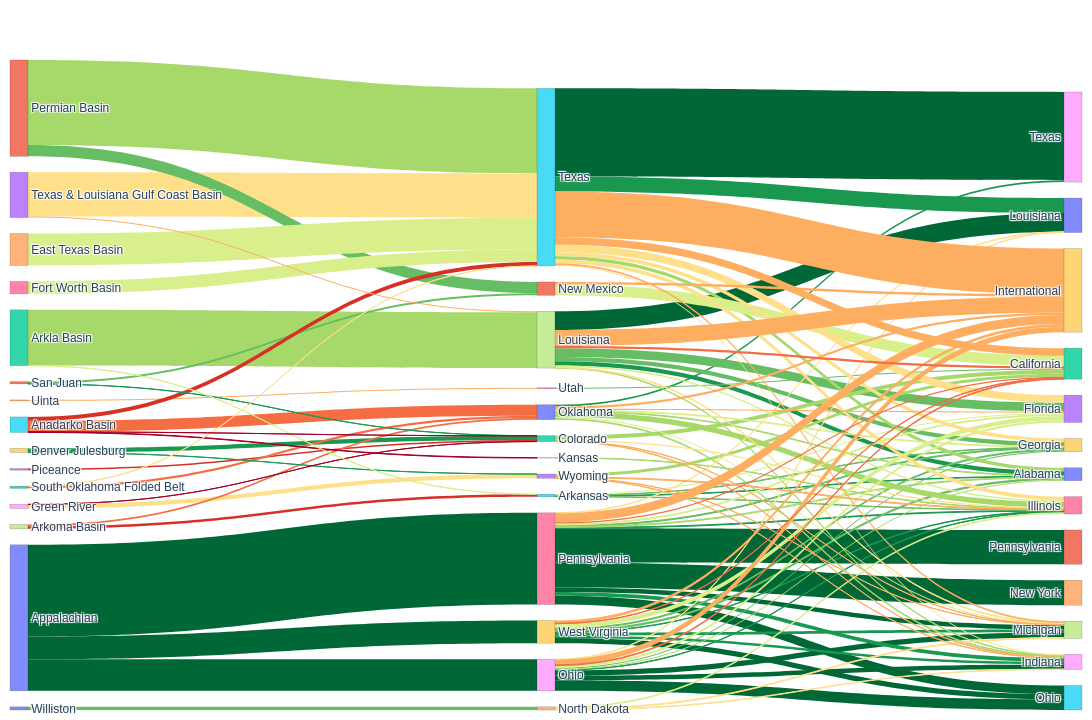

Notebook code for this chart:
### Markdown cell above
# abstract figure

### Code cell
import pandas as pd
import numpy as np
from pathlib import Path
import plotly.graph_objects as go
from plotly.colors import sample_colorscale

# ---------- Load data ----------
prod_path = Path("/Users/spencerzhang/GitHub/PhD/North-America-Gas-2021/revision_data/figure/plot_df/abstract_prod.csv")
flow_path = Path("/Users/spencerzhang/GitHub/PhD/North-America-Gas-2021/revision_data/midstream_state_level/flows_with_midstream_ef.csv")

prod_df = pd.read_csv(prod_path)
flow_df = pd.read_csv(flow_path)

# Required columns
req_prod = ["Basin", "prod_state", "Gas_mmcf", "CI"]
req_flow = ["source", "destination", "transported_gas", "midstream_EF_g_MJ"]
for col in req_prod:
    if col not in prod_df.columns:
        raise ValueError(f"Missing column '{col}' in abstract_prod.csv")
for col in req_flow:
    if col not in flow_df.columns:
        raise ValueError(f"Missing column '{col}' in flows_with_midstream_ef.csv")

# Coerce numerics
prod_df["Gas_mmcf"] = pd.to_numeric(prod_df["Gas_mmcf"], errors="coerce").fillna(0.0)
prod_df["CI"] = pd.to_numeric(prod_df["CI"], errors="coerce")
flow_df["transported_gas"] = pd.to_numeric(flow_df["transported_gas"], errors="coerce").fillna(0.0)
flow_df["midstream_EF_g_MJ"] = pd.to_numeric(flow_df["midstream_EF_g_MJ"], errors="coerce")

# Align naming
flow_df = flow_df.rename(columns={"source": "prod_state"})

# (Optional) ensure unique pairs; comment out if you want to preserve duplicates
prod_df = prod_df.drop_duplicates(subset=["Basin", "prod_state"])
prod_df['Basin'] = prod_df['Basin'].str.title()
prod_df['Basin'] = prod_df['Basin'].replace('Gom', 'Gulf of Mexico')
prod_df['Basin'] = prod_df['Basin'].replace('Ft Worth Basin', 'Fort Worth Basin')

flow_df = flow_df.drop_duplicates(subset=["prod_state", "destination"])

# ---------------- 2) Filters: top 15 basins & top 10 destinations ----------------
top15_basins = (
    prod_df.groupby("Basin")["Gas_mmcf"]
           .sum()
           .sort_values(ascending=False)
           .head(15)
           .index
           .tolist()
)
prod_df = prod_df[prod_df["Basin"].isin(top15_basins)]

top10_dests = (
    flow_df.groupby("destination")["transported_gas"]
           .sum()
           .sort_values(ascending=False)
           .head(13)
           .index
           .tolist()
)
flow_df = flow_df[flow_df["destination"].isin(top10_dests)]

# Keep only middle nodes present in both after filtering
valid_states = set(prod_df["prod_state"]).intersection(set(flow_df["prod_state"]))
prod_df = prod_df[prod_df["prod_state"].isin(valid_states)]
flow_df = flow_df[flow_df["prod_state"].isin(valid_states)]

if prod_df.empty or flow_df.empty:
    raise ValueError("After filtering, one or both datasets are empty. Relax thresholds or check input files.")

# ---------------- 3) Match inflow/outflow at middle nodes by scaling ----------------
in_totals = prod_df.groupby("prod_state")["Gas_mmcf"].sum()
out_totals = flow_df.groupby("prod_state")["transported_gas"].sum()

# For each prod_state, scale both sides to the smaller of in vs out
scale_in = {}
scale_out = {}
for state in sorted(valid_states):
    inflow = float(in_totals.get(state, 0.0))
    outflow = float(out_totals.get(state, 0.0))
    if inflow <= 0 or outflow <= 0:
        # If one side is zero, leave values as-is (they'll be zero anyway)
        scale_in[state] = 1.0
        scale_out[state] = 1.0
    else:
        target = min(inflow, outflow)
        scale_in[state] = target / inflow
        scale_out[state] = target / outflow

prod_df = prod_df.assign(Gas_mmcf_scaled=prod_df.apply(lambda r: r["Gas_mmcf"] * scale_in[r["prod_state"]], axis=1))
flow_df = flow_df.assign(transported_gas_scaled=flow_df.apply(lambda r: r["transported_gas"] * scale_out[r["prod_state"]], axis=1))

# ---------------- 4) Order nodes by total Gas_mmcf (right uses scaled transported_gas) ----------------
basin_order = (
    prod_df.groupby("Basin")["Gas_mmcf_scaled"]
           .sum()
           .sort_values(ascending=False)
           .index
           .tolist()
)
middle_order = (
    prod_df.groupby("prod_state")["Gas_mmcf_scaled"]
           .sum()
           .sort_values(ascending=False)
           .index
           .tolist()
)
dest_order = (
    flow_df.groupby("destination")["transported_gas_scaled"]
           .sum()
           .sort_values(ascending=False)
           .index
           .tolist()
)

labels = basin_order + middle_order + dest_order
idx_basin  = {b: i for i, b in enumerate(basin_order)}
idx_middle = {m: i + len(basin_order) for i, m in enumerate(middle_order)}
idx_dest   = {d: i + len(basin_order) + len(middle_order) for i, d in enumerate(dest_order)}

# ---------------- 5) Discrete color helpers (SEPARATE scales for bs and sd) ----------------
def assign_discrete_colors(values, bin_edges, bin_colors):
    vals = np.asarray(values, dtype=float)
    # digitize to 0..n_bins-1
    idx = np.digitize(vals, bin_edges, right=True)
    idx = np.clip(idx, 0, len(bin_colors) - 1)
    return [bin_colors[i] for i in idx]

def build_legend_labels(all_vals, bin_edges):
    labels = []
    lo = float(np.nanmin(all_vals))
    for edge in bin_edges:
        labels.append(f"{lo:.2f} – {edge:.2f}")
        lo = float(edge)
    labels.append(f"{lo:.2f} – {float(np.nanmax(all_vals)):.2f}")
    return labels

# --- Basin→State (bs) scale from CI only ---
bs_metric_series = prod_df["CI"].astype(float)
bs_all = bs_metric_series.values
# 9 edges → 10 bins; you can replace with fixed thresholds if you prefer
bs_bin_edges = np.nanquantile(bs_all, [i/10 for i in range(1, 10)])
# 10-color palette for bs (greens→reds)
bs_bin_colors = [
    "#006837", "#1a9850", "#66bd63", "#a6d96a", "#d9ef8b",
    "#fee08b", "#fdae61", "#f46d43", "#d73027", "#a50026"
]
bs_colors = assign_discrete_colors(bs_metric_series.tolist(), bs_bin_edges, bs_bin_colors)
bs_legend_labels = build_legend_labels(bs_all, bs_bin_edges)  # if you want a legend

# --- State→Destination (sd) scale from midstream_EF_g_MJ only ---
sd_metric_series = flow_df["midstream_EF_g_MJ"].astype(float)
sd_all = sd_metric_series.values
sd_bin_edges = np.nanquantile(sd_all, [i/8 for i in range(1, 8)])
# 10-color palette for sd (choose a distinct scheme to visually separate scales)
sd_bin_colors = [
    "#006837", "#1a9850", "#66bd63", "#a6d96a", "#d9ef8b",
    "#fee08b", "#fdae61", "#f46d43"
]
sd_colors = assign_discrete_colors(sd_metric_series.tolist(), sd_bin_edges, sd_bin_colors)
sd_legend_labels = build_legend_labels(sd_all, sd_bin_edges)  # if you want a legend


# ---------------- 6) Build Sankey link arrays ----------------
# Left → Middle
bs_sources = prod_df["Basin"].map(idx_basin).tolist()
bs_targets = prod_df["prod_state"].map(idx_middle).tolist()
bs_values  = prod_df["Gas_mmcf_scaled"].astype(float).tolist()
#bs_colors  = to_colors(prod_df["CI"].tolist(), "RdYlGn_r")  # CI colors

# Middle → Right
sd_sources = flow_df["prod_state"].map(idx_middle).tolist()
sd_targets = flow_df["destination"].map(idx_dest).tolist()
sd_values  = flow_df["transported_gas_scaled"].astype(float).tolist()
#sd_colors  = to_colors(flow_df["midstream_EF_g_MJ"].tolist(), "RdYlGn_r")  # midstream_EF colors

sources_idx = bs_sources + sd_sources
targets_idx = bs_targets + sd_targets
values_flow = bs_values  + sd_values
link_colors = bs_colors  + sd_colors

# Hover data
bs_custom = np.column_stack([
    prod_df["Basin"].astype(str).values,
    prod_df["prod_state"].astype(str).values,
    np.asarray(bs_values, dtype=float),
    np.asarray(prod_df["CI"], dtype=float)
])
sd_custom = np.column_stack([
    flow_df["prod_state"].astype(str).values,
    flow_df["destination"].astype(str).values,
    np.asarray(sd_values, dtype=float),
    np.asarray(flow_df["midstream_EF_g_MJ"], dtype=float)
])
customdata = np.vstack([bs_custom, sd_custom])

hovertemplate = (
    "<b>%{customdata[0]}</b> → <b>%{customdata[1]}</b><br>"
    "Flow (MMcf): %{customdata[2]:,.2f}<br>"
    "Metric: %{customdata[3]:,.4g}<extra></extra>"
)

# ---------------- 7) Plot ----------------
fig = go.Figure(
    go.Sankey(
        arrangement="snap",
        node=dict(
            label=labels,
            pad=16,
            thickness=18,
            line=dict(width=0.5, color="rgba(0,0,0,0.3)")
        ),
        link=dict(
            source=sources_idx,
            target=targets_idx,
            value=values_flow,
            color=link_colors,
            customdata=customdata,
            hovertemplate=hovertemplate
        ),
    )
)

fig.update_layout(
    #title="Basin → prod_state → destination (Top 15 basins, Top 10 destinations; flows matched at middle)",
    font=dict(
        family="Helvetica",
        size=12
    ),
    font_size=12,
    width=1200,
    height=720,
    margin=dict(l=10, r=10, t=60, b=10)
)

# Save as high-quality SVG
output_path = "/Users/spencerzhang/GitHub/PhD/North-America-Gas-2021/revision_data/figure/abstract_sankey_diagram.svg"
fig.write_image(output_path, format="svg")
print(f"Saved SVG to {output_path}")


fig.show()

### Figure 1 — Plotly figure (JSON) as saved in the notebook; plotly's stock layout.template omitted (floating-point values rounded to 4 significant figures; data arrays with more than 128 entries replaced by an {"elided": "..."} marker saying what was removed)
{"data": [{"arrangement": "snap", "link": {"color": ["#006837", "#a6d96a", "#a6d96a", "#006837", "#fee08b", "#66bd63", "#d9ef8b", "#006837", "#f46d43", "#66bd63", "#1a9850", "#fee08b", "#d9ef8b", "#66bd63", "#d73027", "#d73027", "#f46d43", "#f46d43", "#fdae61", "#d73027", "#a50026", "#fdae61", "#1a9850", "#1a9850", "#a50026", "#fee08b", "#d9ef8b", "#a50026", "#006837", "#006837", "#006837", "#006837", "#006837", "#006837", "#006837", "#006837", "#006837", "#006837", "#1a9850", "#1a9850", "#1a9850", "#1a9850", "#1a9850", "#1a9850", "#1a9850", "#1a9850", "#1a9850", "#1a9850", "#66bd63", "#66bd63", "#66bd63", "#66bd63", "#66bd63", "#66bd63", "#66bd63", "#66bd63", "#66bd63", "#a6d96a", "#a6d96a", "#a6d96a", "#a6d96a", "#a6d96a", "#a6d96a", "#a6d96a", "#a6d96a", "#a6d96a", "#a6d96a", "#d9ef8b", "#d9ef8b", "#d9ef8b", "#d9ef8b", "#d9ef8b", "#d9ef8b", "#d9ef8b", "#d9ef8b", "#d9ef8b", "#fee08b", "#fee08b", "#fee08b", "#fee08b", "#fee08b", "#fee08b", "#fee08b", "#fee08b", "#fee08b", "#fee08b", "#fdae61", "#fdae61", "#fdae61", "#fdae61", "#fdae61", "#fdae61", "#fdae61", "#fdae61", "#fdae61", "#fdae61", "#fdae61", "#fdae61", "#fdae61", "#fdae61", "#fdae61", "#f46d43", "#f46d43", "#f46d43", "#f46d43"], "customdata": {"elided": "105x4 mixed values"}, "hovertemplate": "<b>%{customdata[0]}</b> → <b>%{customdata[1]}</b><br>Flow (MMcf): %{customdata[2]:,.2f}<br>Metric: %{customdata[3]:,.4g}<extra></extra>", "source": [0, 1, 2, 0, 3, 1, 4, 0, 5, 10, 9, 8, 6, 11, 13, 7, 12, 7, 14, 5, 5, 3, 11, 9, 8, 12, 2, 5, 17, 18, 19, 16, 16, 15, 18, 16, 18, 16, 19, 17, 19, 16, 20, 25, 18, 19, 16, 15, 19, 17, 18, 16, 25, 19, 17, 25, 26, 18, 20, 16, 27, 20, 23, 20, 15, 17, 22, 17, 25, 19, 21, 20, 18, 24, 16, 20, 15, 15, 18, 15, 16, 22, 17, 24, 24, 15, 23, 22, 20, 15, 23, 22, 15, 23, 17, 21, 18, 20, 16, 15, 19, 17, 18, 19, 16], "target": [16, 15, 17, 19, 15, 21, 15, 18, 20, 24, 22, 23, 15, 21, 22, 25, 20, 20, 26, 15, 27, 17, 22, 23, 22, 15, 25, 22, 30, 35, 35, 35, 31, 28, 37, 37, 38, 34, 37, 40, 38, 38, 28, 40, 36, 36, 36, 30, 39, 39, 39, 39, 39, 40, 33, 36, 32, 40, 36, 40, 36, 40, 32, 38, 40, 38, 32, 36, 33, 33, 32, 39, 33, 36, 33, 37, 36, 39, 30, 38, 30, 36, 37, 38, 37, 33, 36, 38, 33, 37, 38, 37, 32, 37, 29, 29, 29, 29, 29, 29, 29, 32, 32, 32, 32], "value": [4999000.0, 4640000.0, 3040000.0, 1240000.0, 2413000.0, 611800.0, 1741000.0, 1725000.0, 605800.0, 173500.0, 221100.0, 226000.0, 674400.0, 117900.0, 90210.0, 139100.0, 114100.0, 95700.0, 54560.0, 214100.0, 26420.0, 56860.0, 7871.0, 2633.0, 1338.0, 2938.0, 1278.0, 70.01, 1020000.0, 582100.0, 277000.0, 477300.0, 1869154, 4811000.0, 286900.0, 243900.0, 245800.0, 1361023, 146600.0, 226300.0, 147200.0, 207200.0, 102100.0, 28340.0, 28420.0, 28280.0, 41490.0, 814600.0, 114300.0, 233200.0, 56650.0, 52640.0, 29210.0, 110900.0, 479700.0, 22760.0, 54560.0, 54960.0, 299400.0, 51070.0, 26420.0, 36150.0, 158200.0, 84980.0, 195500.0, 24190.0, 223600.0, 85210.0, 60080.0, 235100.0, 587000.0, 37260.0, 116500.0, 98800.0, 108300.0, 64560.0, 203500.0, 201600.0, 24540.0, 57770.0, 20120.0, 64180.0, 33520.0, 28040.0, 46630.0, 414600.0, 46570.0, 18220.0, 76640.0, 87600.0, 13220.0, 14580.0, 407900.0, 10570.0, 870600.0, 142700.0, 288000.0, 114400.0, 496000.0, 2491000.0, 158300.0, 124600.0, 41230.0, 22660.0, 71010.0]}, "node": {"label": ["Appalachian", "Permian Basin", "Arkla Basin", "Texas & Louisiana Gulf Coast Basin", "East Texas Basin", "Anadarko Basin", "Fort Worth Basin", "Arkoma Basin", "Green River", "Denver Julesburg", "Williston", "San Juan", "South Oklahoma Folded Belt", "Piceance", "Uinta", "Texas", "Pennsylvania", "Louisiana", "Ohio", "West Virginia", "Oklahoma", "New Mexico", "Colorado", "Wyoming", "North Dakota", "Arkansas", "Utah", "Kansas", "Texas", "International", "Louisiana", "Pennsylvania", "California", "Florida", "New York", "Ohio", "Illinois", "Michigan", "Indiana", "Georgia", "Alabama"], "line": {"color": "rgba(0,0,0,0.3)", "width": 0.5}, "pad": 16, "thickness": 18}, "type": "sankey"}], "layout": {"font": {"family": "Helvetica", "size": 12}, "height": 720, "margin": {"b": 10, "l": 10, "r": 10, "t": 60}, "width": 1200}}
